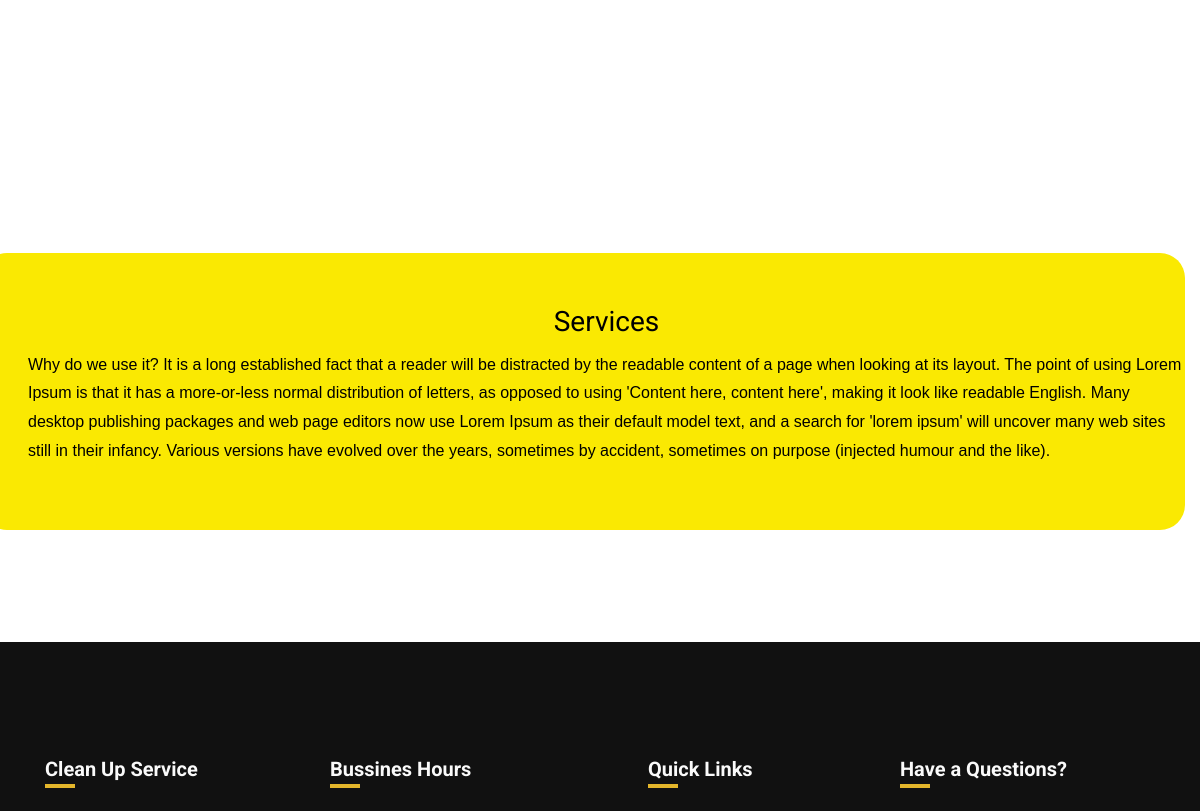
The app's page / (middle part), older data.
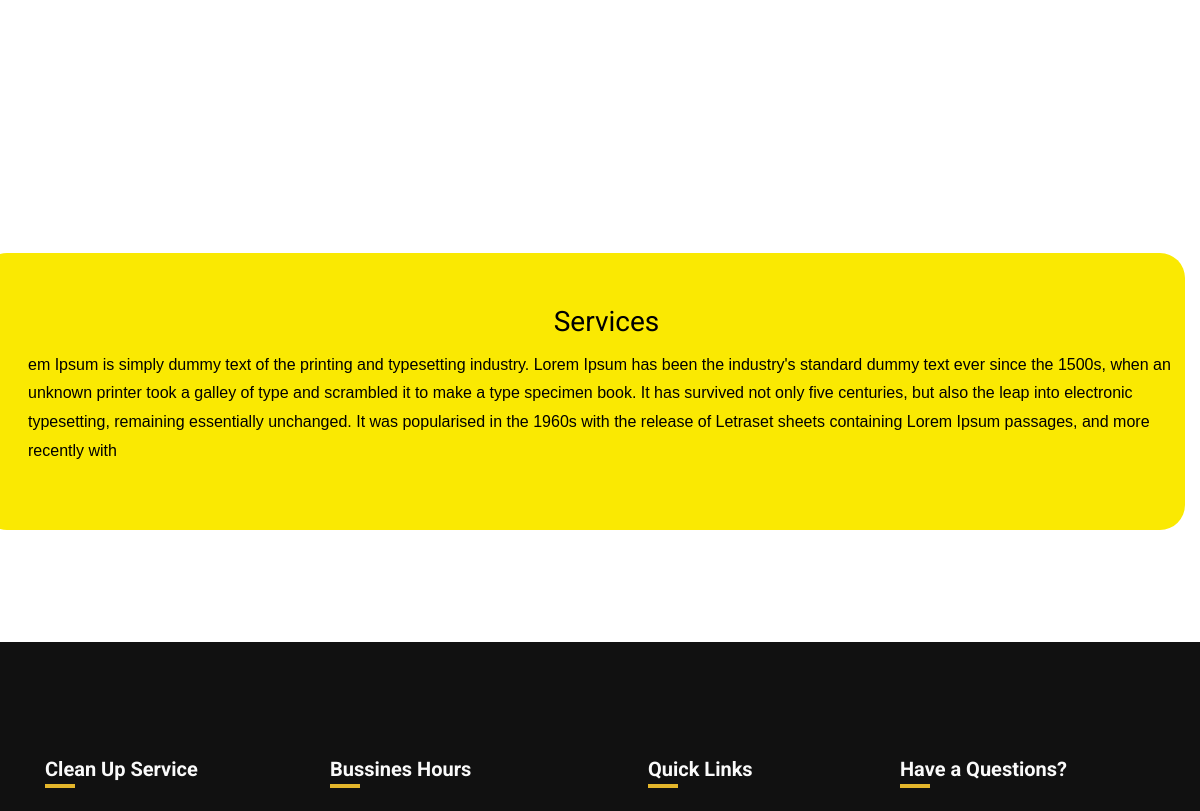
The same page, newer data.
### Main_app/models.py (models this page shows, shortened)
class Index(models.Model):
    description_one = models.TextField()
    description_two = models.TextField()

### Main_app/views.py (the view)
# urls.py: path('', index, name ="index"),
def index(request):
    index = Index.objects.all()
    return render (request,'index.html', {'index':index})

### Main_app/templates/index.html (shortened to what this page needs)
{% extends  "base.html" %}
{% block content %}
{% load static %}
    <section class="ftco-section">
    	<div class="container">
    		<div class="row justify-content-center pb-5 mb-3">
        </div>
    		<div class="row">
            <div class="d-block d-flex">
				<div class="row ftco-counter py-5" id="section-counter">
					  <div class="block-18">
              <div class="media-body pl-3">
                <h3 class="" align="center">Services</h3>
                {% for description in index %}
					<p style="font-family:Sans-serif;">{{description.description_two}} </p>
					{% endfor %}
              </div>
            </div>
          </div>
		</div>
	</div>
    	</div>
    </section>
  </body>
{% endblock %}

Row changes from the older to the newer data that the page shows:
removed Index: description_two "Why do we use it? It is a long established fact that a reader will be distracted by the readable content of a page when looking at its layout. The point of using Lorem Ipsum is that it has a more-or-less normal distribution of letters, as opposed to using 'Content here, content here', making it look like readable English. Many desktop publishing packages and web page editors now use Lorem Ipsum as their default model text, and a search for 'lorem ipsum' will uncover many web sites still in their infancy. Various versions have evolved over the years, sometimes by accident, sometimes on purpose (injected humour and the like)."
added Index: description_two "em Ipsum is simply dummy text of the printing and typesetting industry. Lorem Ipsum has been the industry's standard dummy text ever since the 1500s, when an unknown printer took a galley of type and scrambled it to make a type specimen book. It has survived not only five centuries, but also the leap into electronic typesetting, remaining essentially unchanged. It was popularised in the 1960s with the release of Letraset sheets containing Lorem Ipsum passages, and more recently with"
